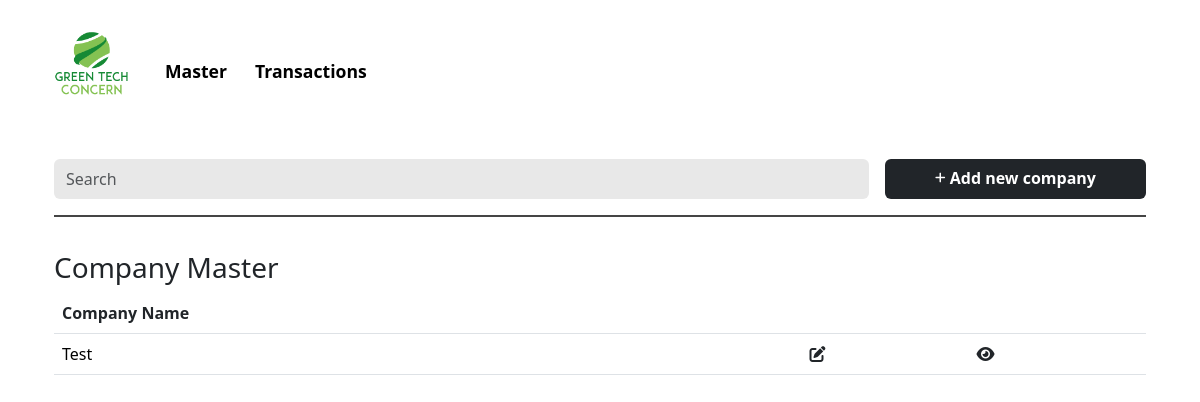
The app's page /master/?selection=company (signed in), older data.
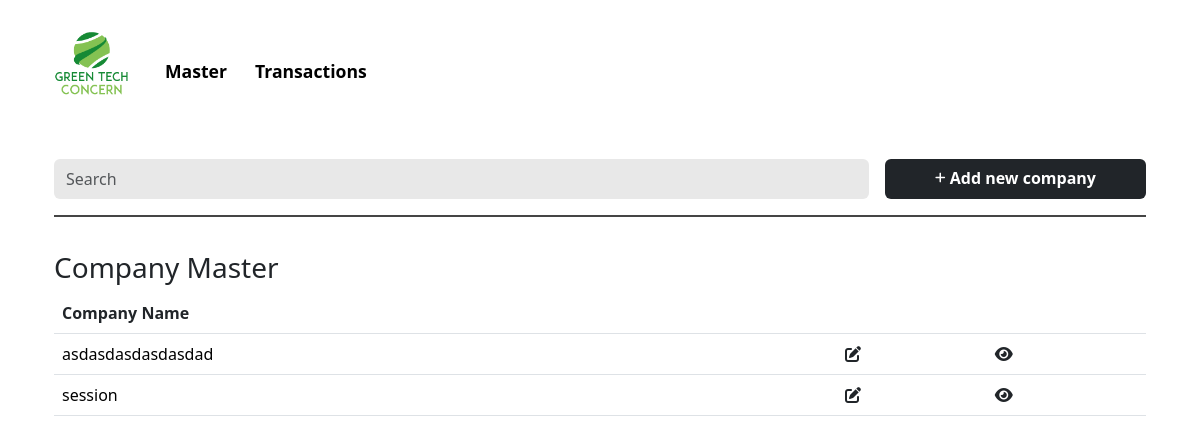
The same page, newer data.
### resecurityapp/models.py (models this page shows, shortened)
class Company(models.Model):
    Company_Name = models.CharField(max_length=100)
    sector = models.ForeignKey(Sector, on_delete=models.SET_NULL, null=True)
    address = models.CharField(max_length=255)
    city = models.CharField(max_length=100)
    state = models.CharField(max_length=100, null=True)
    country = models.CharField(max_length=100)
    Contact_Person = models.CharField(max_length=100)
    designation = models.CharField(max_length=100)
    email = models.EmailField()
    Phone_Number = models.CharField(max_length=20)
    requirement = models.CharField(max_length=100, default=None)
    service = models.ForeignKey(Service, on_delete=models.SET_NULL, null=True)
    brand = models.ForeignKey(Brand, on_delete=models.SET_NULL, null=True)
    Product_Name = models.CharField(max_length=100, null=True)
    Requirement_Description = models.TextField()
    currency = models.CharField(max_length=100)
    price = models.CharField(max_length=100)
    via = models.ForeignKey(Via, on_delete=models.SET_NULL, null=True)
    Referral_Name = models.CharField(max_length=100, null=True)
    Partner_Name = models.ForeignKey(Partner, on_delete=models.SET_NULL, null=True)
    status = models.ForeignKey(Status, on_delete=models.SET_NULL, null=True)
    Created_By = models.CharField(max_length=100)
    class Meta:
        verbose_name_plural = "companies"

### resecurityapp/views.py (the view)
# urls.py: path('master/', views.master, name='master'),
def master(request):
    fullname = request.session.get('fullname')
    if not fullname:
        return redirect('login')
    companies = Company.objects.order_by('Company_Name')
    sectors = Sector.objects.values('Sector_Name')
    services = Service.objects.values('Service_Name')
    brands = Brand.objects.values('Brand_Name')
    vias = Via.objects.all()
    statuses = Status.objects.all()
    partners = Partner.objects.all()
    selection = request.GET.get('selection', None)
    return render(request, 'master.html', {'companies': companies, 'sectors': sectors, 'services': services, 'vias': vias, 'statuses': statuses, 'brands': brands, 'partners': partners, 'selection': selection})

### templates/master.html (shortened to what this page needs)
{% load static %}
<!doctype html>
<html lang="en">
<head>
    <link href="https://cdn.jsdelivr.net/npm/bootstrap@5.3.2/dist/css/bootstrap.min.css" rel="stylesheet">
    <link href="{% static 'css/homepage.css' %}" rel="stylesheet">
</head>
<body>
    <div class="container">
        <div id="navbar">
            <nav class="navbar navbar-expand-lg justify-content-center">
                <div class="container-fluid mt-3">
                    <a class="navbar-brand" href="{% url 'index' %}">
                        <img src="{% static 'images/logo.png' %}" alt="Resecurity CRM" width="75">
                    </a>
                    <div class="collapse navbar-collapse" id="navbarNav">
                        <ul class="navbar-nav mt-3">
                            <li class="nav-item" id="master">
                                <a class="nav-link fw-semibold" style="cursor: pointer;">Master</a>
                            </li>
                            <li class="nav-item active" id="transactions">
                                <a class="nav-link fw-semibold" href="{% url 'index' %}">Transactions</a>
                            </li>
                        </ul>
                    </div>
                </div>
            </nav>
        </div>
        {% if selection == "company" %}
        <div id="company-section">
            <div class="container mt-5">
                <div class="row g-3">
                    <div class="col">
                        <input class="form-control me-2 py-2" type="search" id="company-search" placeholder="Search" aria-label="Search">
                    </div>
                    <div class="col-3">
                        <a href="{% url 'newcompany' %}">
                            <button type="submit" class="btn fw-semibold w-100" name="company-submit" style="background-color: #212529;">
                                <i class="fa-solid fa-plus fa-xs" style="color: #ffffff;"></i> Add new company
                            </button>
                        </a>
                    </div>
                </div>
                <div class="hl mt-3"></div>
            </div>
            <div id="company-detail-content" class="company-detail-content container">
                <h3>Company Master</h3>
                <table class="table">
                    <thead>
                        <tr>
                            <th scope="col">Company Name</th>
                            <th scope="col"></th>
                            <th scope="col"></th>
                        </tr>
                    </thead>
                    <tbody>
                        {% for company in companies %}
                        <tr>
                            <td>{{ company.Company_Name }}</td>
                            <td>
                                <a href="{% url 'companyform' company.id %}">
                                    <i class="fa-solid fa-pen-to-square" style="color: #212529;"></i>
                                </a>
                            </td>
                            <td>
                                <a href="{% url 'companydetails' company.id %}">
                                    <i class="fa-solid fa-eye" style="color: #212529;"></i>
                                </a>
                            </td>
                        </tr>
                        {% endfor %}
                    </tbody>
                </table>
            </div>
        </div>
        {% endif %}
    </div>
</body>
</html>

Row changes from the older to the newer data that the page shows:
removed Company: Company_Name "Test"
added Company: Company_Name "asdasdasdasdasdad"
added Company: Company_Name "session"
